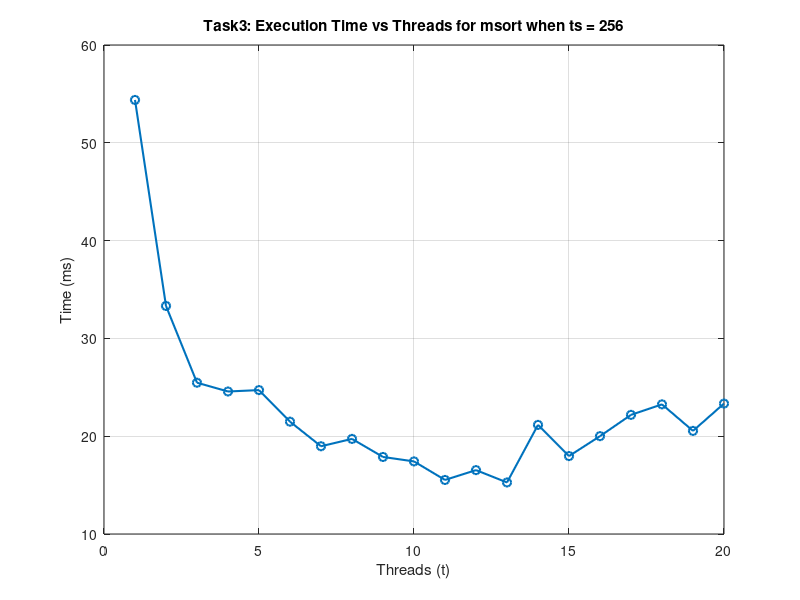

This figure's MATLAB source:
function task3_t()
    % Read the data, skipping the header
    M = dlmread('timing_t.txt', '', 1, 0);
    % Columns: [t, time_ms, first_val, last_val]
    t = M(:,1);
    time_ms = M(:,2);

    % Plot time vs. t
    figure;
    plot(t, time_ms, 'o-','LineWidth',1.5);
    grid on;

    % Labels
    xlabel('Threads (t)');
    ylabel('Time (ms)');
    title('Task3: Execution Time vs Threads for msort when ts = 256');

    % Save figure as PDF
    print('-dpdf', 'task3_t.pdf');
    disp('Created task3_t.pdf');
end
